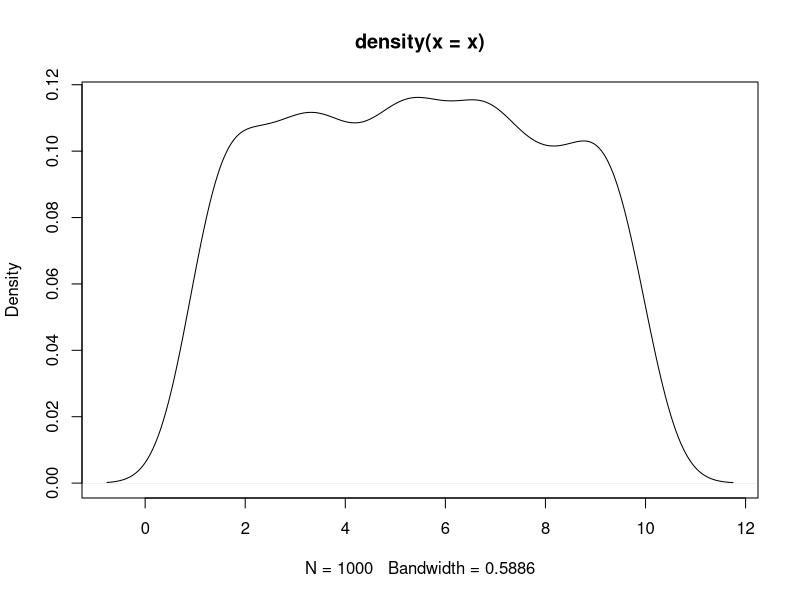
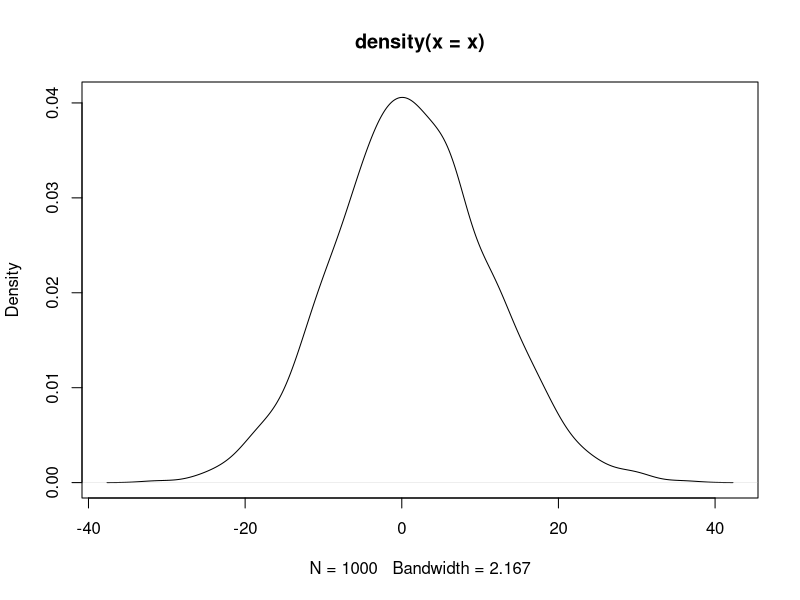
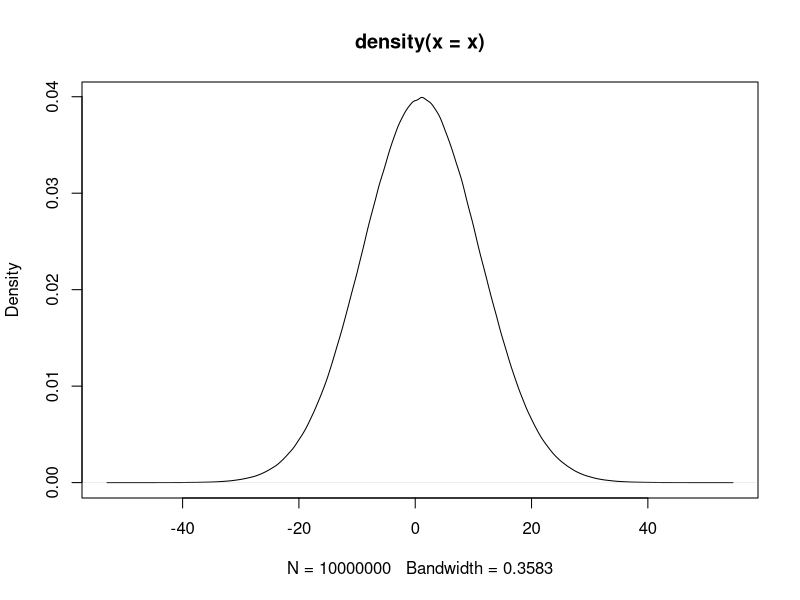

Here is the R script that generated these plots, in order:
## ---- chunk 1
knitr::opts_chunk$set(echo = TRUE)
## ---- chunk 2
a <- 1
b <- c(1, 2, 3, 4)
c <- c("1", "2", "3", "4")
d <- c(b, a)
e <- "abcd"
## ---- chunk 3
# df <- data.frame(a = c(1, 2, 3), b = c(3, 4, 5))
## ---- chunk 4
income <- c(70100, 51300, 51100, 48400, 47600, 43000)
county <- c("台北", "新北", "桃園", "高雄", "台中", "台南")
population <- c(2.6, 3.9, 2.2, 2.7, 2.8, 1.8)
area <- c(271.8, 2052.5, 1221, 2951.9, 2214.9, 2191.7)
## ---- chunk 5
a <- seq(11, 99, 11)
a
b <- 11:20
b
## ---- chunk 6
x <- runif(1000, 1, 10) # uniform dist, n=1000
plot(density(x))
x <- rnorm(1000, 1, 10) # uniform dist, n=1000
plot(density(x))
x <- rnorm(10000000, 1, 10) # normal dist, n=1000
plot(density(x))
## ---- chunk 7
county
income
head(county)
tail(county)
length(county)
# View(county)
## ---- chunk 8
county
county[c(5, 3, 1)] # how about country[c(1, 3, 5)]
county[3:6] # is it equal to country[c(3, 4, 5, 6)]
a <- 11:19
a[3:length(a)]
a[length(a):3]
## ---- chunk 9
b <- 11:20
b[-(3:5)]
b[-c(1, 3, 5)]
b
## ---- chunk 10
b <- b[-(3:5)]
b

a <- seq(11, 99, 11)
a <- a[-c(1, 3, 5)]
a

## ---- chunk 11
a <- 1:10
a <- c(a, 11)
a
b
a <- c(a, b)
a
a <- c(a, a, b)
a
## ---- chunk 12
a <- 11:19
a + 3
a / 2

a %% 2
a %/% 2
a %% 2== 0
a %% 2 != 0
a[a%% 2 == 0]
a[a%%2 != 0]
a <- a %% 2 	# modular arithmetic, get the reminder
a <- a %/% 2 	# Quotient

## ---- chunk 13
a %% 2 == 0 	# deteting odd/even number
a %% 2 != 0
a[a%%2==0]
a > b
income > mean(income)

TRUE == T 		# == equal to,
TRUE != F    	# != Not equal to

any(a>11) # is there any element larger than 1
all(a>11) # are all elements larger than 1

## ---- chunk 14
a <- seq(11, 55, 11)
a[c(T, F, T, F, T)]
a[a%%2==1]
a%%2
a%%2==1
a <- c("你好","你好棒棒","你好棒","你真的好棒")
a[nchar(a)>3]

# which will return "index-of"
a <- seq(11, 55, 11)
a[which(a%%2==1)]
which(a%%2==1)
## ---- chunk 15
x <- c(33, 55, 22, 13, 4, 24)
sort(x)
x <- sort(x) # assign to replace original x
order(x) 
x[order(x)]
## ---- chunk 16
a <- 11:19
min(a); max(a); mean(a); median(a); sd(a)
log2(a)
log1p(a)
?log1p
## ---- chunk 17
mode(county)				# character
mode(income)					# numeric
mode(income > mean(income))	# logical

testing <- c("26.142", "12.008", "7.032", "13.646", "4.589")
mode(testing)				# character

## ---- chunk 18
income.c <- as.character(income)
population.c <- as.numeric(population)

a <- seq(11, 99, 11)
a <- c(a, "100")

a <- seq(11, 99, 11)
sum(a%%2==1)

## ---- chunk 19
a <- seq(11, 55, 11)
paste("A", a)		# concatenate
paste0("A", a)		# concatenate

